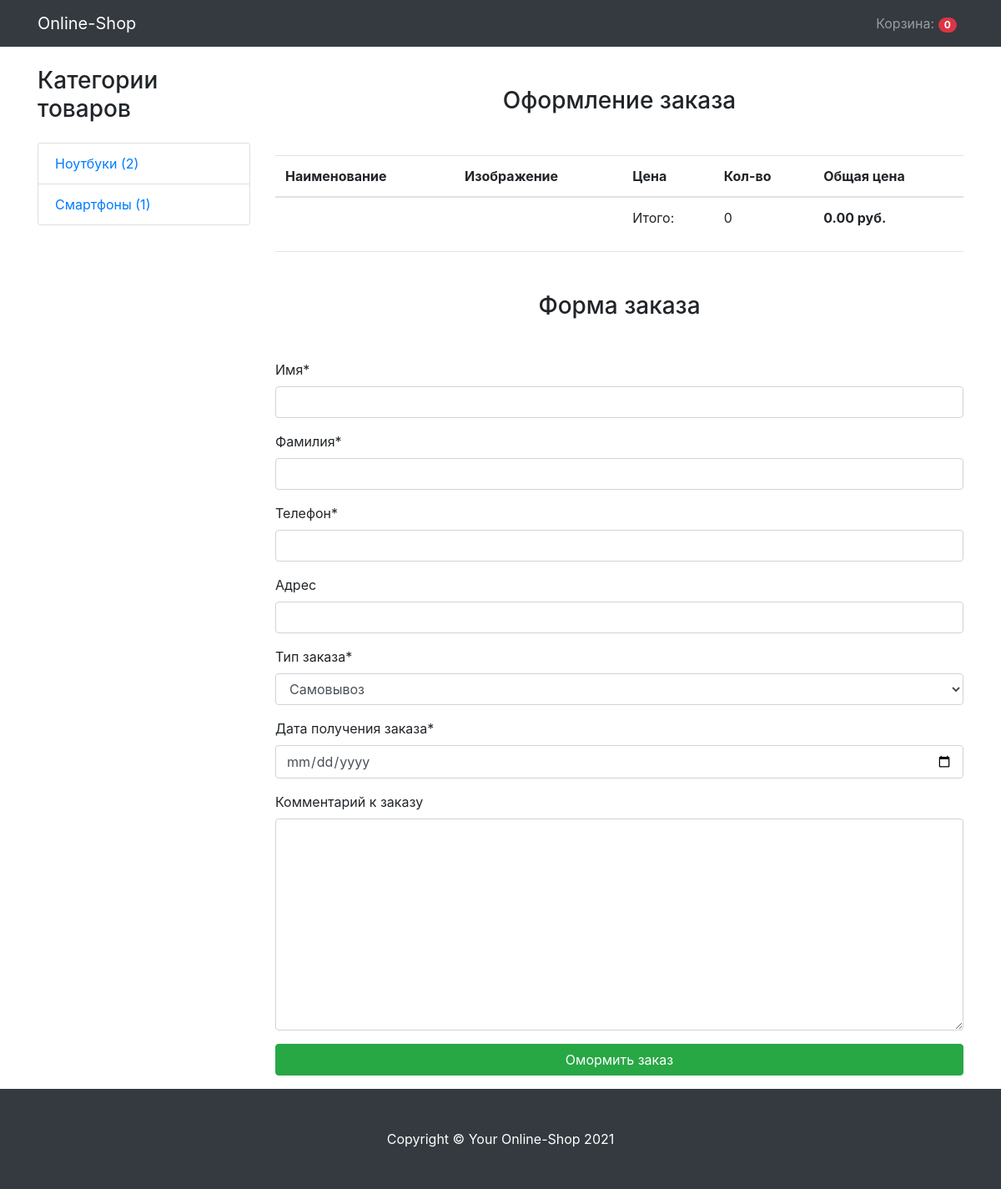
Before: /checkout/ (signed in) with the older database file.
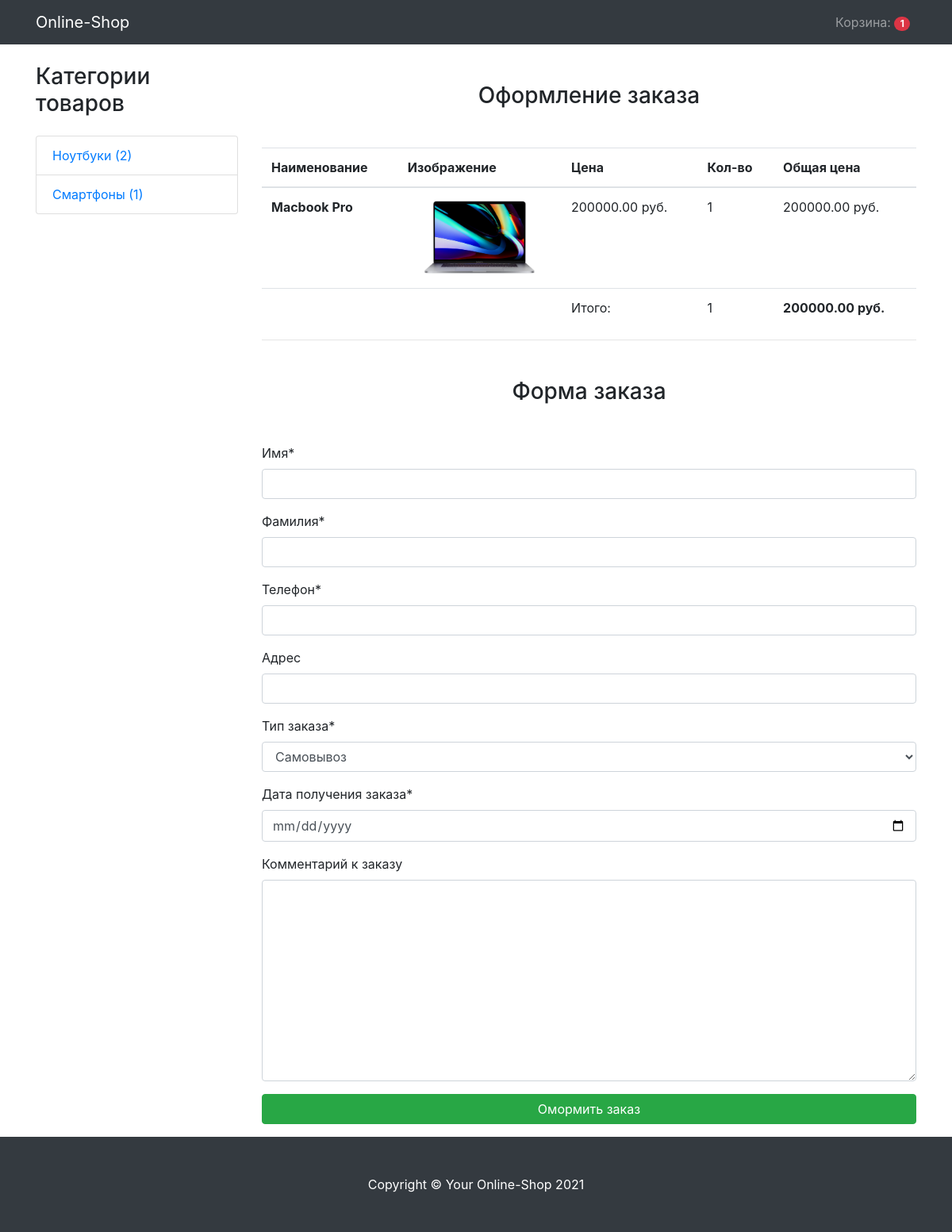
After: the same page with the newer database file.
### mainapp/models.py (models this page shows, shortened)
class Cart(models.Model):
    owner = models.ForeignKey(
        "Customer", null=True, verbose_name="Владелец", on_delete=models.CASCADE
    )
    products = models.ManyToManyField(
        CartProduct, blank=True, related_name="related_cart"
    )
    total_products = models.PositiveIntegerField(default=0)
    final_price = models.DecimalField(
        max_digits=9, default=0, decimal_places=2, verbose_name="Общая цена"
    )
    in_order = models.BooleanField(default=False)
    for_anonymous_user = models.BooleanField(default=False)

class Category(models.Model):
    name = models.CharField(max_length=255, verbose_name="Имя категории")
    slug = models.SlugField(unique=True)
    objects = CategoryManager()
    def get_absolute_url(self):
        return reverse("category_detail", kwargs={"slug": self.slug})

class CartProduct(models.Model):
    user = models.ForeignKey(
        "Customer", null=True, verbose_name="Покупатель", on_delete=models.CASCADE
    )
    cart = models.ForeignKey(
        "Cart",
        verbose_name="Корзина",
        on_delete=models.CASCADE,
        related_name="related_products",
    )
    content_type = models.ForeignKey(ContentType, on_delete=models.CASCADE)
    object_id = models.PositiveIntegerField()
    content_object = GenericForeignKey("content_type", "object_id")
    qty = models.PositiveIntegerField(default=1)
    final_price = models.DecimalField(
        max_digits=9, decimal_places=2, verbose_name="Общая цена"
    )

class Product(models.Model):
    class Meta:
        abstract = True
    category = models.ForeignKey(
        Category, verbose_name="Категория", on_delete=models.CASCADE
    )
    title = models.CharField(max_length=255, verbose_name="Наименование")
    slug = models.SlugField(unique=True)
    image = models.ImageField(verbose_name="Изображение")
    description = models.TextField(verbose_name="Описание", null=True)
    price = models.DecimalField(max_digits=9, decimal_places=2, verbose_name="Цена")

class Notebook(Product):
    diagonal = models.CharField(max_length=255, verbose_name="Диагональ")
    display_type = models.CharField(max_length=255, verbose_name="Тип дисплея")
    processor_freq = models.CharField(max_length=255, verbose_name="Процесссор")
    ram = models.CharField(max_length=255, verbose_name="Оперативаня память")
    video = models.CharField(max_length=255, verbose_name="Видеокарта")

### mainapp/views.py (the view)
# urls.py: path("checkout/", CheckoutView.as_view(), name="checkout"),
class CheckoutView(CartMixin, View):
    def get(self, request):
        categories = Category.objects.get_categories_for_left_sidebar()
        form = OrderForm(request.POST or None)
        context = {"cart": self.cart, "categories": categories, "form": form}
        return render(request, "checkout.html", context)

### mainapp/forms.py
class OrderForm(forms.ModelForm):
    def __init__(self, *args, **kwargs):
        super().__init__(*args, **kwargs)
        self.fields["order_date"].label = "Дата получения заказа"
    order_date = forms.DateField(widget=forms.TextInput(attrs={"type": "date"}))
    class Meta:
        model = Order
        fields = (
            "first_name",
            "last_name",
            "phone",
            "address",
            "buying_type",
            "order_date",
            "comment",
        )

### mainapp/mixins.py (called while the page is built)
    def dispatch(self, request, *args, **kwargs):
        if request.user.is_authenticated:
            customer = Customer.objects.filter(user=request.user).first()
            if not customer:
                customer = Customer.objects.create(user=request.user)
            cart = Cart.objects.filter(owner=customer, in_order=False).first()
            if not cart:
                cart = Cart.objects.create(owner=customer)
        else:
            cart = Cart.objects.filter(for_anonymous_user=True).first()
            if not cart:
                cart = Cart.objects.create(for_anonymous_user=True)
        self.cart = cart
        return super().dispatch(request, *args, **kwargs)

### mainapp/templates/checkout.html (shortened to what this page needs)
{% extends 'base.html' %}
{% load crispy_forms_tags %}
{% block content %}
<h3 class="text-center mt-5 mb-5">Оформление заказа</h3>
<table class="table">
    <thead>
    <tr>
        <th scope="col">Наименование</th>
        <th scope="col">Изображение</th>
        <th scope="col">Цена</th>
        <th scope="col">Кол-во</th>
        <th scope="col">Общая цена</th>
    </tr>
    </thead>
    <tbody>
    {% for item in cart.products.all %}
    <tr>
        <th scope="row">{{ item.content_object.title }}</th>
        <td class="w-25"><img class="img-fluid" src="{{ item.content_object.image.url }}"></td>
        <td>{{ item.content_object.price }} руб.</td>
        <td>{{ item.qty }}</td>
        <td>{{ item.final_price }} руб.</td>
    </tr>
    {% endfor %}
    <tr>
        <td colspan="2"></td>
        <td>Итого:</td>
        <td>{{ cart.total_products }}</td>
        <td><strong>{{ cart.final_price }} руб.</strong></td>
    </tr>
    </tbody>
</table>
<hr>
<h3 class="text-center mt-5 mb-5">Форма заказа</h3>
<form action="{% url 'make_order' %}" method="POST">
    {{ form|crispy }}
    <input class="btn btn-success btn-block mb-3" type="submit" value="Омормить заказ">
</form>
{% endblock content %}

### mainapp/templates/base.html (shortened to what this page needs)
<!DOCTYPE html>
<html lang="en">
<head>
    <link href="https://maxcdn.bootstrapcdn.com/bootstrap/4.0.0/css/bootstrap.min.css"
 rel="stylesheet">
</head>
<body>
<nav class="navbar navbar-expand-lg navbar-dark bg-dark fixed-top">
    <div class="container">
        <a class="navbar-brand" href="{% url 'base' %}">Online-Shop</a>
        <div class="collapse navbar-collapse" id="navbarResponsive">
            <ul class="navbar-nav ml-auto">
                <li class="nav-item">
                    <a class="nav-link" href="{% url 'cart' %}">Корзина: <span class="badge badge-pill badge-danger">{{ cart.products.count }}</span></a>
                </li>
            </ul>
        </div>
    </div>
</nav>
<div class="container">
    <div class="row">
        <div class="col-lg-3">
            <h3 class="my-4">Категории товаров</h3>
            <div class="list-group">
                {% for category in categories %}
                <a class="list-group-item" href="{{ category.url }}">{{ category.name }} ({{ category.count }})</a>
                {% endfor %}
            </div>
        </div>
        <div class="col-lg-9">
            {% block content %}{% endblock content %}
        </div>
    </div>
</div>
<footer class="py-5 bg-dark">
    <div class="container">
        <p class="m-0 text-center text-white">Copyright &copy; Your Online-Shop 2021</p>
    </div>
</footer>
</body>
</html>

Changed rows visible on the page:
changed Cart: products.count "0" → "1"; total_products "0" → "1"; final_price "0.00" → "200000.00"
added CartProduct: content_object "Macbook Pro", content_object.image (picture), content_object.price "200000.00", qty "1", final_price "200000.00"
